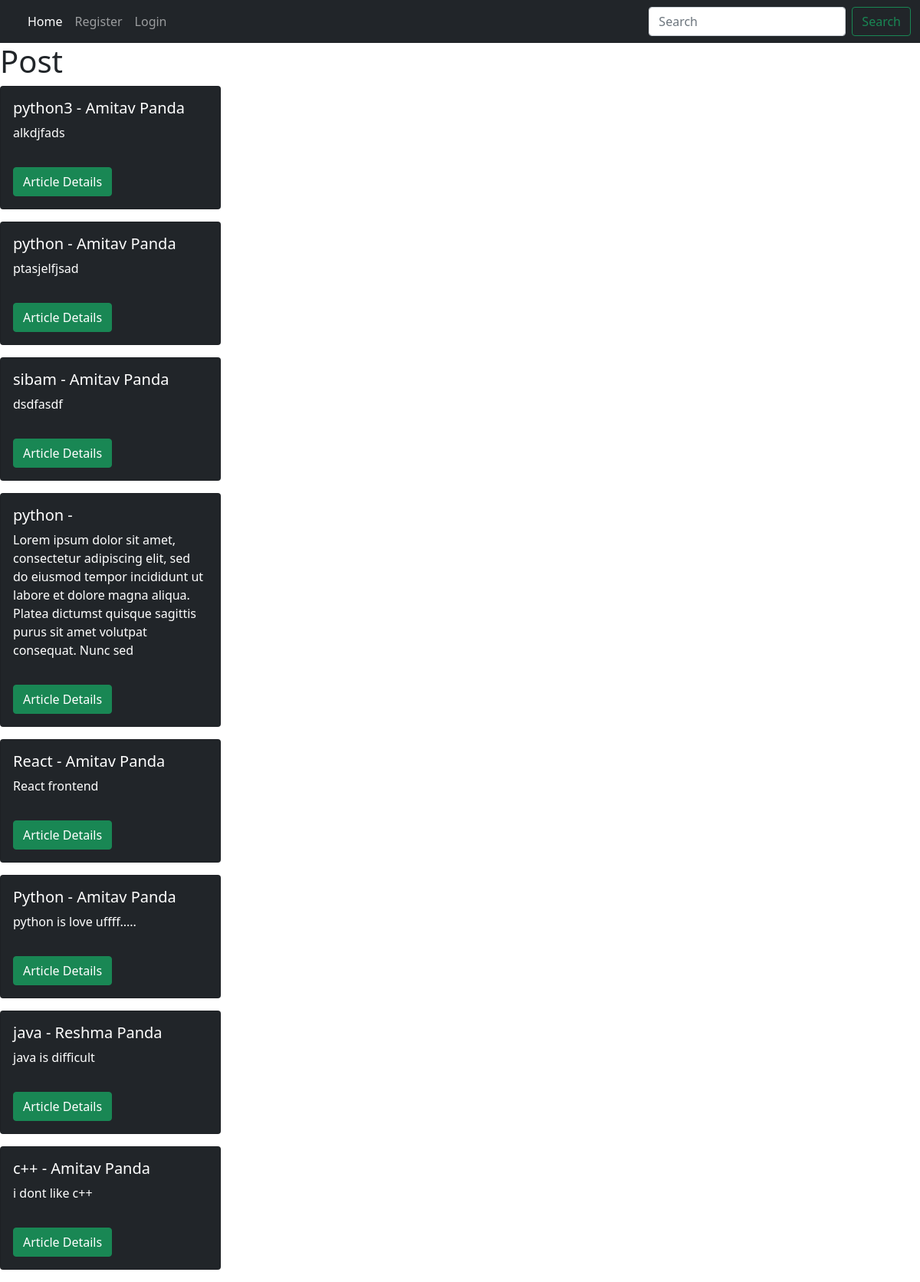
The page / on the database its author committed.
### theblog/models.py (models this page shows, shortened)
class Post(models.Model):
    title = models.CharField(max_length=1000)
    title_tag = models.CharField(max_length=255, default='Blog App')
    author = models.ForeignKey(User, on_delete=models.CASCADE)
    body = models.TextField()
    post_date = models.DateField(auto_now_add=True)

### theblog/views.py (the view)
# urls.py: path('', HomeView.as_view(), name="home"),
class HomeView(ListView):
    model = Post
    template_name = './theblog/home.html'
    ordering = ['-post_date']

### theblog/templates/theblog/home.html (shortened to what this page needs)
{% extends 'theblog/base.html' %}
{% block content %}
    <h1>Post</h1>
    {% for post in object_list %}
    <div class="card text-white bg-dark mb-3" style="width: 18rem;">
  <div class="card-body">
    <h5 class="card-title">{{post.title}} - {{post.author.first_name}}  {{post.author.last_name}}</h5>
    <p class="card-text">{{post.body|slice:":200"}}</p>
      <a href="{% url 'article_details' post.pk %}" id="article_button" class="btn btn-success ">Article Details</a>
  </div>
</div>
    {% endfor %}
{% endblock %}

### theblog/templates/theblog/base.html (shortened to what this page needs)
<!doctype html>
<html lang="en">
{% load static %}
  <head>
    <link href="https://cdn.jsdelivr.net/npm/bootstrap@5.1.0/dist/css/bootstrap.min.css" rel="stylesheet">
    <link rel="stylesheet" type="text/css" media="screen" href="{% static 'theblog/css/main.css' %}">
  </head>
  <body>
  <nav class="navbar navbar-expand-lg navbar-dark bg-dark">
  <div class="container-fluid">
    <div class="collapse navbar-collapse" id="navbarSupportedContent">
      <ul class="navbar-nav me-auto mb-2 mb-lg-0">
        <li class="nav-item">
          <a class="nav-link active" aria-current="page" href="{% url 'home' %}">Home</a>
        </li>
        {% if user.is_authenticated %}
          <li class="nav-item">
            <a class="nav-link" href="{% url 'add_post' %}">Add Post</a>
          </li>
          <li class="nav-item">
            <a class="nav-link" href="{% url 'logout' %}">Logout</a>
          </li>
        {% else %}
            <li class="nav-item">
              <a class="nav-link" href="{% url 'register' %}">Register</a>
            </li>
            <li class="nav-item">
              <a class="nav-link" href="{% url 'login' %}">Login</a>
            </li>
        {% endif %}
      </ul>
      <form class="d-flex">
        <input class="form-control me-2" type="search" placeholder="Search" aria-label="Search">
        <button class="btn btn-outline-success" type="submit">Search</button>
      </form>
    </div>
  </div>
</nav>
    {% block content %}
    {% endblock %}
  </body>
</html>

### static/theblog/css/main.css (style rules this page uses)
#article_button { margin-top: 17px; }

### rows shown on the page
Post: title "python3", author.first_name "Amitav", author.last_name "Panda", body "alkdjfads"
Post: title "python", author.first_name "Amitav", author.last_name "Panda", body "ptasjelfjsad"
Post: title "sibam", author.first_name "Amitav", author.last_name "Panda", body "dsdfasdf"
Post: title "python", body "Lorem ipsum dolor sit amet, consectetur adipiscing elit, sed do eiusmod tempor incididunt ut labore et dolore magna aliqua. Platea dictumst quisque sagittis purus sit amet volutpat consequat. Nunc sed"
Post: title "React", author.first_name "Amitav", author.last_name "Panda", body "React frontend"
Post: title "Python", author.first_name "Amitav", author.last_name "Panda", body "python is love uffff....."
Post: title "java", author.first_name "Reshma", author.last_name "Panda", body "java is difficult"
Post: title "c++", author.first_name "Amitav", author.last_name "Panda", body "i dont like c++"
